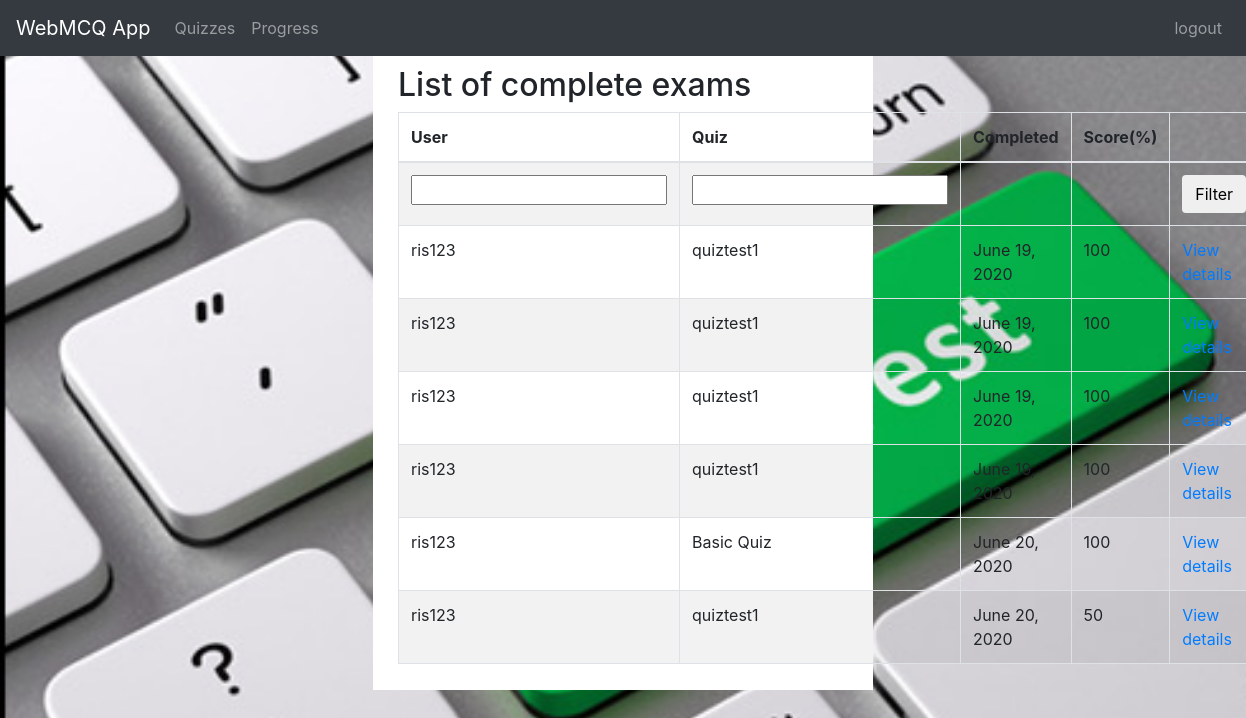
/marking/ (signed in), run on the app's committed database.
### quiz/models.py (models this page shows, shortened)
class Sitting(models.Model):
    user = models.ForeignKey(settings.AUTH_USER_MODEL, verbose_name=_("User"), on_delete=models.CASCADE)
    quiz = models.ForeignKey(Quiz, verbose_name=_("Quiz"), on_delete=models.CASCADE)
    question_order = models.CharField(validators=[validate_comma_separated_integer_list],
        max_length=1024, verbose_name=_("Question Order"))
    question_list = models.CharField(validators=[validate_comma_separated_integer_list],
        max_length=1024, verbose_name=_("Question List"))
    incorrect_questions = models.CharField(validators=[validate_comma_separated_integer_list],
        max_length=1024, blank=True, verbose_name=_("Incorrect questions"))
    current_score = models.IntegerField(verbose_name=_("Current Score"))
    complete = models.BooleanField(default=False, blank=False,
                                   verbose_name=_("Complete"))
    user_answers = models.TextField(blank=True, default='{}',
                                    verbose_name=_("User Answers"))
    start = models.DateTimeField(auto_now_add=True,
                                 verbose_name=_("Start"))
    end = models.DateTimeField(null=True, blank=True, verbose_name=_("End"))
    objects = SittingManager()
    class Meta:
        permissions = (("view_sittings", _("Can see completed exams.")),)
    def _question_ids(self):
        return [int(n) for n in self.question_order.split(',') if n]
    @property
    def get_percent_correct(self):
        dividend = float(self.current_score)
        divisor = len(self._question_ids())
        if divisor < 1:
            return 0            # prevent divide by zero error
        if dividend > divisor:
            return 100
        correct = int(round((dividend / divisor) * 100))
        if correct >= 1:
            return correct
        else:
            return 0

class Quiz(models.Model):
    title = models.CharField(
        verbose_name=_("Title"),
        max_length=60, blank=False)
    description = models.TextField(
        verbose_name=_("Description"),
        blank=True, help_text=_("a description of the quiz"))
    url = models.SlugField(
        max_length=60, blank=False,
        help_text=_("a user friendly url"),
        verbose_name=_("user friendly url"))
    category = models.ForeignKey(
        Category, null=True, blank=True,
        verbose_name=_("Category"), on_delete=models.CASCADE)
    random_order = models.BooleanField(
        blank=False, default=False,
        verbose_name=_("Random Order"),
        help_text=_("Display the questions in "
                    "a random order or as they "
                    "are set?"))
    max_questions = models.PositiveIntegerField(
        blank=True, null=True, verbose_name=_("Max Questions"),
        help_text=_("Number of questions to be answered on each attempt."))
    answers_at_end = models.BooleanField(
        blank=False, default=False,
        help_text=_("Correct answer is NOT shown after question."
                    " Answers displayed at the end."),
        verbose_name=_("Answers at end"))
    exam_paper = models.BooleanField(
        blank=False, default=False,
        help_text=_("If yes, the result of each"
                    " attempt by a user will be"
                    " stored. Necessary for marking."),
        verbose_name=_("Exam Paper"))
    single_attempt = models.BooleanField(
        blank=False, default=False,
        help_text=_("If yes, only one attempt by"
                    " a user will be permitted."
                    " Non users cannot sit this exam."),
        verbose_name=_("Single Attempt"))
    pass_mark = models.SmallIntegerField(
        blank=True, default=0,
        verbose_name=_("Pass Mark"),
        help_text=_("Percentage required to pass exam."),
        validators=[MaxValueValidator(100)])
    success_text = models.TextField(
        blank=True, help_text=_("Displayed if user passes."),
        verbose_name=_("Success Text"))
    fail_text = models.TextField(
        verbose_name=_("Fail Text"),
        blank=True, help_text=_("Displayed if user fails."))
    draft = models.BooleanField(
        blank=True, default=False,
        verbose_name=_("Draft"),
        help_text=_("If yes, the quiz is not displayed"
                    " in the quiz list and can only be"
                    " taken by users who can edit"
                    " quizzes."))
    class Meta:
        verbose_name = _("Quiz")
        verbose_name_plural = _("Quizzes")
    def __str__(self):
        return self.title

### quiz/views.py (the view)
class QuizMarkingList(QuizMarkerMixin, SittingFilterTitleMixin, ListView):
    model = Sitting
    def get_queryset(self):
        queryset = super(QuizMarkingList, self).get_queryset()\
                                               .filter(complete=True)
        user_filter = self.request.GET.get('user_filter')
        if user_filter:
            queryset = queryset.filter(user__username__icontains=user_filter)
        return queryset
    class Meta:
        pass

### quiz/views.py (called while the page is built)
    @method_decorator(login_required)
    @method_decorator(permission_required('quiz.view_sittings'))
    def dispatch(self, *args, **kwargs):
        return super(QuizMarkerMixin, self).dispatch(*args, **kwargs)

    def get_queryset(self):
        queryset = super(SittingFilterTitleMixin, self).get_queryset()
        quiz_filter = self.request.GET.get('quiz_filter')
        if quiz_filter:
            queryset = queryset.filter(quiz__title__icontains=quiz_filter)
        return queryset

### quiz/templates/quiz/sitting_list.html (shortened to what this page needs)
{% extends 'base.html' %}
{% load i18n %}
{% block content %}
<h2>{% trans "List of complete exams" %}</h2>
    {% if sitting_list %}
		<table class="table table-bordered table-striped">
		  <thead>
			<tr>
			  <th>{% trans "User" %}</th>
			  <th>{% trans "Quiz" %}</th>
			  <th>{% trans "Completed" %}</th>
			  <th>{% trans "Score" %}(%)</th>
			  <th></th>
			</tr>
		  </thead>
		  <tbody>
			<tr>
			  <form action="" method="GET">
				<td><input type="text" name="user_filter" /></td>
				<td><input type="text" name="quiz_filter" /></td>
				<td></td>
				<td></td>
				<td><button type="submit" class="btn btn-default">{% trans "Filter"%}</button></td>
			  </form>
			</tr>
        {% for sitting in sitting_list %}
			<tr>
			  <td>{{ sitting.user }}</td>
			  <td>{{ sitting.quiz }}</td>
			  <td>{{ sitting.end|date }}</td>
			  <td>{{ sitting.get_percent_correct }}</td>
			  <td>
				<a href="{% url 'quiz_marking_detail' pk=sitting.id %}">
				  {% trans "View details" %}
				</a>
			</tr>
        {% endfor %}
		  </tbody>
		</table>
    {% else %}
        <p>{% trans "There are no matching quizzes" %}.</p>
    {% endif %}
{% endblock %}

### assets/style.css (style rules this page uses)
body { background-image :url(images/ot1.jpg); background-repeat: no-repeat; background-attachment: fixed; background-size: cover; }

### data on the page
Sitting: user "ris123", quiz "quiztest1", end "June 19, 2020", get_percent_correct "100"
Sitting: user "ris123", quiz "quiztest1", end "June 19, 2020", get_percent_correct "100"
Sitting: user "ris123", quiz "quiztest1", end "June 19, 2020", get_percent_correct "100"
Sitting: user "ris123", quiz "quiztest1", end "June 19, 2020", get_percent_correct "100"
Sitting: user "ris123", quiz "Basic Quiz", end "June 20, 2020", get_percent_correct "100"
Sitting: user "ris123", quiz "quiztest1", end "June 20, 2020", get_percent_correct "50"
